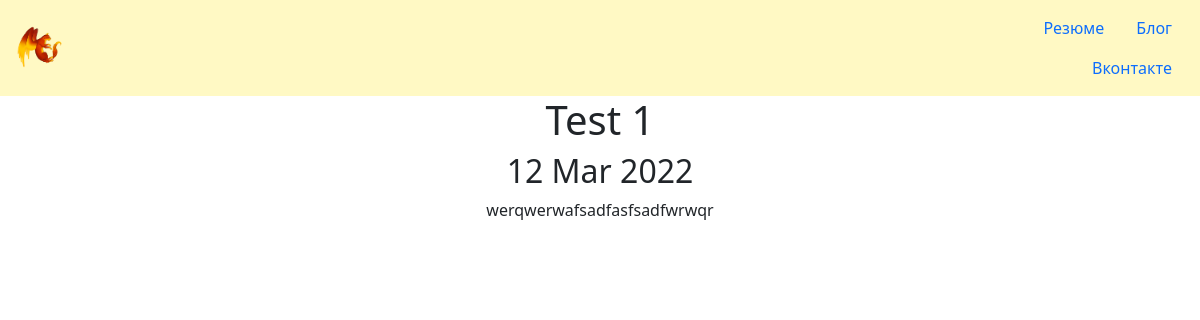
Page /blog/1/ on the committed database.
### blog/models.py (models this page shows, shortened)
class Blog(models.Model):
    title = models.CharField(max_length=200)
    description = models.TextField()
    date = models.DateField()

### blog/views.py (the view)
# urls.py: path('<int:blog_id>/', views.detail, name='detail'),
def detail(request, blog_id):
    blog = get_object_or_404(Blog, pk=blog_id)
    return render(request, 'blog/detail.html', {'blog': blog})

### blog/templates/blog/detail.html (shortened to what this page needs)
{% extends 'portfolio/base.html' %}
{% block content %}
    <div class="text-center">
        <h1>{{ blog.title }}</h1>
        <h2>{{ blog.date|date:'d M Y' }}</h2>
        <p>
            {{ blog.description|safe }}
        </p>
    </div>
{% endblock %}

### rows in the picture
Blog: title "Test 1", date "12 Mar 2022", description "werqwerwafsadfasfsadfwrwqr"
